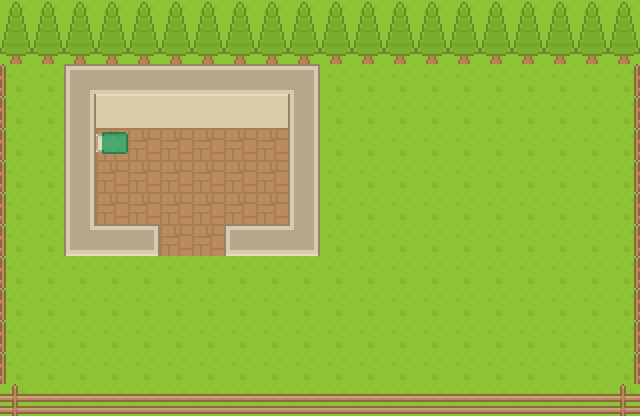

A level layout from a 2D game, rendered from its tile map. Below: a short description, then the map file with tile-grid data replaced by summaries:
An orthogonal 20x13 tile map with 32x32 px tiles, 2 tile layers (ground, tiles) and 48 objects (36x field, 10x wall, player, bed).

<map version="1.10" tiledversion="1.11.2" orientation="orthogonal" renderorder="right-down" width="20" height="13" tilewidth="32" tileheight="32" infinite="0" nextlayerid="5" nextobjectid="49">
 <editorsettings>
  <export target="level.json" format="json" />
 </editorsettings>
 <tileset firstgid="1" name="tileset" tilewidth="32" tileheight="32" spacing="4" margin="2" tilecount="20" columns="5">
  <image source="images/tileset.png" width="180" height="144" />
  <tile id="0" type="bed" />
  <tile id="1" type="cap" />
  <tile id="2" type="cap_end_e" />
  <tile id="3" type="cap_end_w" />
  <tile id="4" type="cap_ne" />
  <tile id="5" type="cap_nw" />
  <tile id="6" type="cap_se" />
  <tile id="7" type="cap_side" />
  <tile id="8" type="cap_sw" />
  <tile id="9" type="fence_post" />
  <tile id="10" type="fence_rail" />
  <tile id="11" type="fence_side_e" />
  <tile id="12" type="fence_side_w" />
  <tile id="13" type="floor" />
  <tile id="14" type="grass" />
  <tile id="15" type="pine_bottom" />
  <tile id="16" type="pine_top" />
  <tile id="17" type="wall" />
 </tileset>
 <layer id="1" name="ground" width="20" height="13">
  <data>[260 cells, 260 non-empty, 2 distinct tile ids]</data>
 </layer>
 <layer id="2" name="tiles" width="20" height="13">
  <data>[260 cells, 109 non-empty, 16 distinct tile ids]</data>
 </layer>
 <objectgroup id="3" name="physics" visible="0">
  <object id="1" type="wall" x="0" y="0" width="640" height="64">
   <properties>
    <property name="bodyType" value="static" />
    <property name="bounce" type="float" value="0" />
    <property name="friction" type="float" value="0" />
   </properties>
  </object>
  <object id="2" type="wall" x="0" y="64" width="32" height="320">
   <properties>
    <property name="bodyType" value="static" />
    <property name="bounce" type="float" value="0" />
    <property name="friction" type="float" value="0" />
   </properties>
  </object>
  <object id="3" type="wall" x="64" y="64" width="256" height="64">
   <properties>
    <property name="bodyType" value="static" />
    <property name="bounce" type="float" value="0" />
    <property name="friction" type="float" value="0" />
   </properties>
  </object>
  <object id="4" type="wall" x="608" y="64" width="32" height="320">
   <properties>
    <property name="bodyType" value="static" />
    <property name="bounce" type="float" value="0" />
    <property name="friction" type="float" value="0" />
   </properties>
  </object>
  <object id="5" type="wall" x="64" y="128" width="64" height="32">
   <properties>
    <property name="bodyType" value="static" />
    <property name="bounce" type="float" value="0" />
    <property name="friction" type="float" value="0" />
   </properties>
  </object>
  <object id="6" type="wall" x="288" y="128" width="32" height="96">
   <properties>
    <property name="bodyType" value="static" />
    <property name="bounce" type="float" value="0" />
    <property name="friction" type="float" value="0" />
   </properties>
  </object>
  <object id="7" type="wall" x="64" y="160" width="32" height="64">
   <properties>
    <property name="bodyType" value="static" />
    <property name="bounce" type="float" value="0" />
    <property name="friction" type="float" value="0" />
   </properties>
  </object>
  <object id="8" type="wall" x="64" y="224" width="96" height="32">
   <properties>
    <property name="bodyType" value="static" />
    <property name="bounce" type="float" value="0" />
    <property name="friction" type="float" value="0" />
   </properties>
  </object>
  <object id="9" type="wall" x="224" y="224" width="96" height="32">
   <properties>
    <property name="bodyType" value="static" />
    <property name="bounce" type="float" value="0" />
    <property name="friction" type="float" value="0" />
   </properties>
  </object>
  <object id="10" type="wall" x="0" y="384" width="640" height="32">
   <properties>
    <property name="bodyType" value="static" />
    <property name="bounce" type="float" value="0" />
    <property name="friction" type="float" value="0" />
   </properties>
  </object>
 </objectgroup>
 <objectgroup id="4" name="game" visible="0">
  <object id="11" name="player" type="player" x="208" y="272">
   <point />
  </object>
  <object id="12" name="field" type="field" x="400" y="144">
   <point />
  </object>
  <object id="13" name="field" type="field" x="432" y="144">
   <point />
  </object>
  <object id="14" name="field" type="field" x="464" y="144">
   <point />
  </object>
  <object id="15" name="field" type="field" x="496" y="144">
   <point />
  </object>
  <object id="16" name="field" type="field" x="528" y="144">
   <point />
  </object>
  <object id="17" name="field" type="field" x="560" y="144">
   <point />
  </object>
  <object id="18" name="field" type="field" x="400" y="176">
   <point />
  </object>
  <object id="19" name="field" type="field" x="432" y="176">
   <point />
  </object>
  <object id="20" name="field" type="field" x="464" y="176">
   <point />
  </object>
  <object id="21" name="field" type="field" x="496" y="176">
   <point />
  </object>
  <object id="22" name="field" type="field" x="528" y="176">
   <point />
  </object>
  <object id="23" name="field" type="field" x="560" y="176">
   <point />
  </object>
  <object id="24" name="field" type="field" x="400" y="208">
   <point />
  </object>
  <object id="25" name="field" type="field" x="432" y="208">
   <point />
  </object>
  <object id="26" name="field" type="field" x="464" y="208">
   <point />
  </object>
  <object id="27" name="field" type="field" x="496" y="208">
   <point />
  </object>
  <object id="28" name="field" type="field" x="528" y="208">
   <point />
  </object>
  <object id="29" name="field" type="field" x="560" y="208">
   <point />
  </object>
  <object id="30" name="field" type="field" x="400" y="240">
   <point />
  </object>
  <object id="31" name="field" type="field" x="432" y="240">
   <point />
  </object>
  <object id="32" name="field" type="field" x="464" y="240">
   <point />
  </object>
  <object id="33" name="field" type="field" x="496" y="240">
   <point />
  </object>
  <object id="34" name="field" type="field" x="528" y="240">
   <point />
  </object>
  <object id="35" name="field" type="field" x="560" y="240">
   <point />
  </object>
  <object id="36" name="field" type="field" x="400" y="272">
   <point />
  </object>
  <object id="37" name="field" type="field" x="432" y="272">
   <point />
  </object>
  <object id="38" name="field" type="field" x="464" y="272">
   <point />
  </object>
  <object id="39" name="field" type="field" x="496" y="272">
   <point />
  </object>
  <object id="40" name="field" type="field" x="528" y="272">
   <point />
  </object>
  <object id="41" name="field" type="field" x="560" y="272">
   <point />
  </object>
  <object id="42" name="field" type="field" x="400" y="304">
   <point />
  </object>
  <object id="43" name="field" type="field" x="432" y="304">
   <point />
  </object>
  <object id="44" name="field" type="field" x="464" y="304">
   <point />
  </object>
  <object id="45" name="field" type="field" x="496" y="304">
   <point />
  </object>
  <object id="46" name="field" type="field" x="528" y="304">
   <point />
  </object>
  <object id="47" name="field" type="field" x="560" y="304">
   <point />
  </object>
  <object id="48" name="bed" type="bed" x="112" y="144">
   <point />
  </object>
 </objectgroup>
</map>
